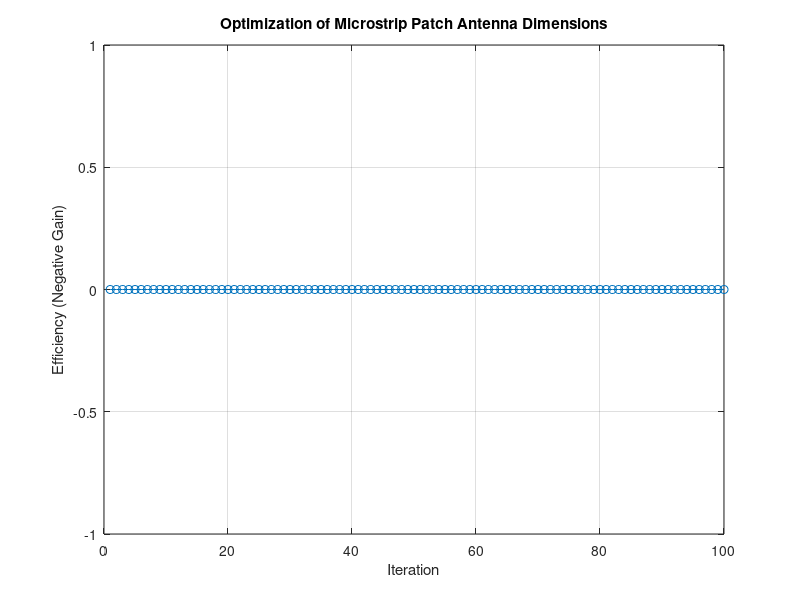

This chart was generated by the following MATLAB code:
clear all;
close all;
clc;

% Define the frequency for analysis
frequency = 1.5e9; % 1.5 GHz

% Define the initial guess for dimensions [length, width]
initialDimensions = [0.02, 0.02]; % Example initial dimensions (20 mm x 20 mm)

% Define bounds for the dimensions
lb = [0.01, 0.01]; % Lower bounds (10 mm x 10 mm)
ub = [0.03, 0.03]; % Upper bounds (30 mm x 30 mm)

% Set learning parameters for gradient descent
learningRate = 0.01;
tolerance = 1e-6;
maxIterations = 100;

% Initialize parameters
dimensions = initialDimensions;
performanceHistory = zeros(maxIterations, 1); % To store performance at each iteration

% Gradient descent loop
for iter = 1:maxIterations
    % Evaluate the performance of the current parameters
    try
        currentPerformance = objectiveFunction(dimensions, frequency);
        if isnan(currentPerformance)
            error('Invalid performance detected.');
        end
    catch ME
        disp('Error in objective function:');
        disp(ME.message);
        disp('Current dimensions:');
        disp(dimensions);
        break;
    end
    
    % Store the current performance
    performanceHistory(iter) = -currentPerformance;
    
    % Compute gradients (numerical approximation)
    grad = zeros(1, 2);
    epsilon = 1e-6;
    for i = 1:2
        delta = zeros(1, 2);
        delta(i) = epsilon;
        try
            grad(i) = (objectiveFunction(dimensions + delta, frequency) - currentPerformance) / epsilon;
        catch ME
            disp('Error in gradient computation:');
            disp(ME.message);
            disp('Current dimensions:');
            disp(dimensions);
            break;
        end
    end
    
    % Update parameters
    dimensions = dimensions - learningRate * grad;
    
    % Ensure dimensions stay within bounds
    dimensions = max(lb, min(ub, dimensions));
    
    % Check for convergence
    if norm(grad) < tolerance
        performanceHistory = performanceHistory(1:iter); % Trim unused part of the array
        break;
    end
end

% Display the optimal dimensions and performance
disp('Optimal Dimensions (Length, Width):');
disp(dimensions);
disp('Optimal Efficiency:');
try
    disp(-objectiveFunction(dimensions, frequency));
catch ME
    disp('Error in final objective function evaluation:');
    disp(ME.message);
end

% Plot the performance over iterations
figure;
plot(1:length(performanceHistory), performanceHistory, '-o');
xlabel('Iteration');
ylabel('Efficiency (Negative Gain)');
title('Optimization of Microstrip Patch Antenna Dimensions');
grid on;

% Objective function to maximize efficiency
function performance = objectiveFunction(dimensions, frequency)
    % Validate dimensions
    if any(isnan(dimensions)) || any(dimensions <= 0)
        disp('Invalid dimensions detected.');
        performance = NaN;
        return;
    end
    
    % Create a simple microstrip patch antenna element
    helement = patchMicrostrip;
    helement.Conductor = metal('Copper');
    helement.Length = dimensions(1); % Length of the patch
    helement.Width = dimensions(2);  % Width of the patch
    helement.FeedOffset = [0, 0]; % Center feed
    
    % Define the linear array
    harray = linearArray;
    harray.Element = helement;
    
    % Analyze the antenna
    try
        % Calculate the gain at the specified frequency
        patternData = pattern(harray, frequency, 0, 0); % Gain at broadside (0 degrees azimuth, 0 degrees elevation)
        performance = -max(patternData); % Negative gain to maximize
    catch ME
        disp('Error during efficiency calculation:');
        disp(ME.message);
        performance = NaN;
    end
end
